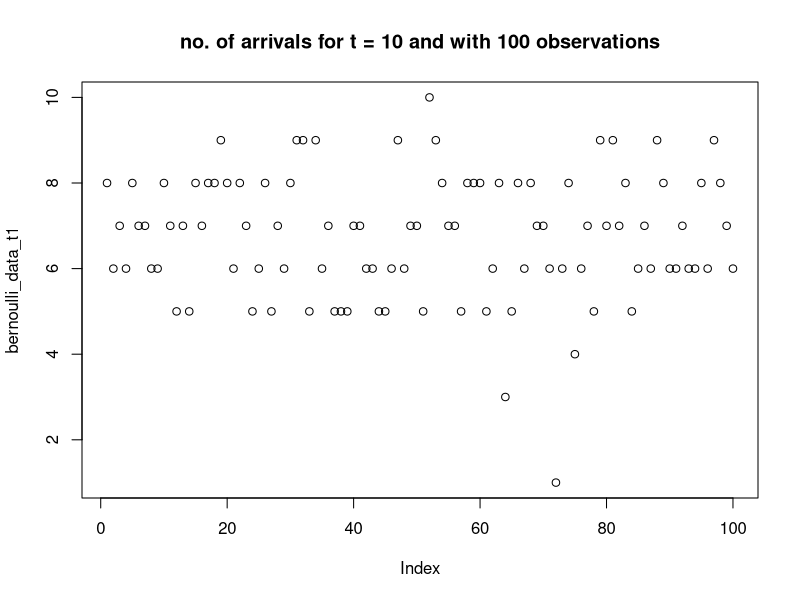
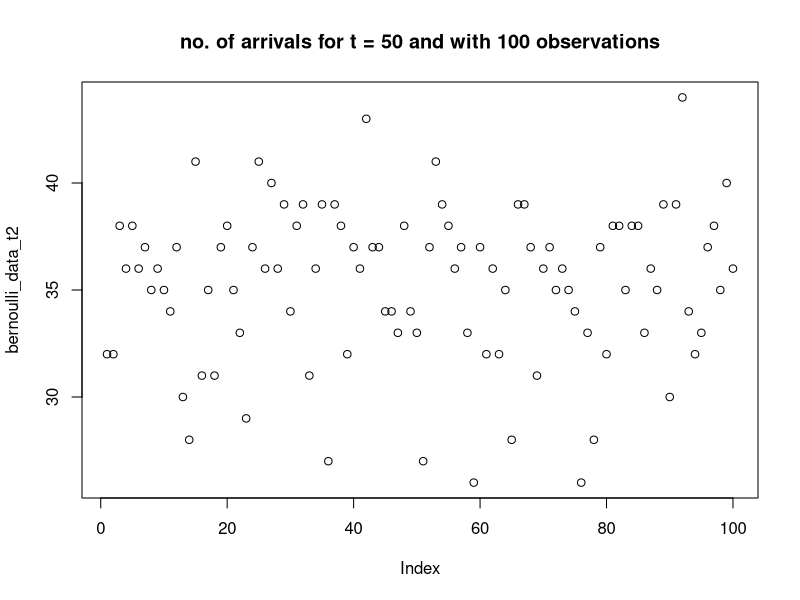
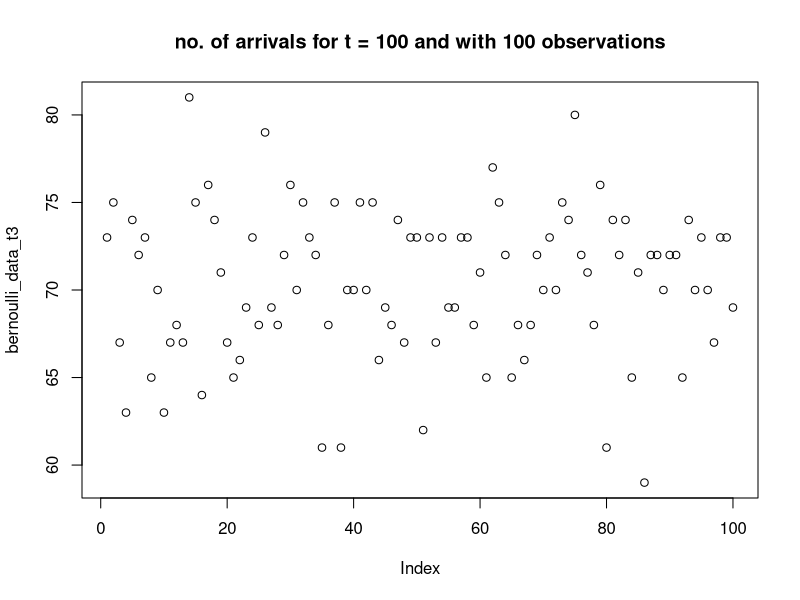
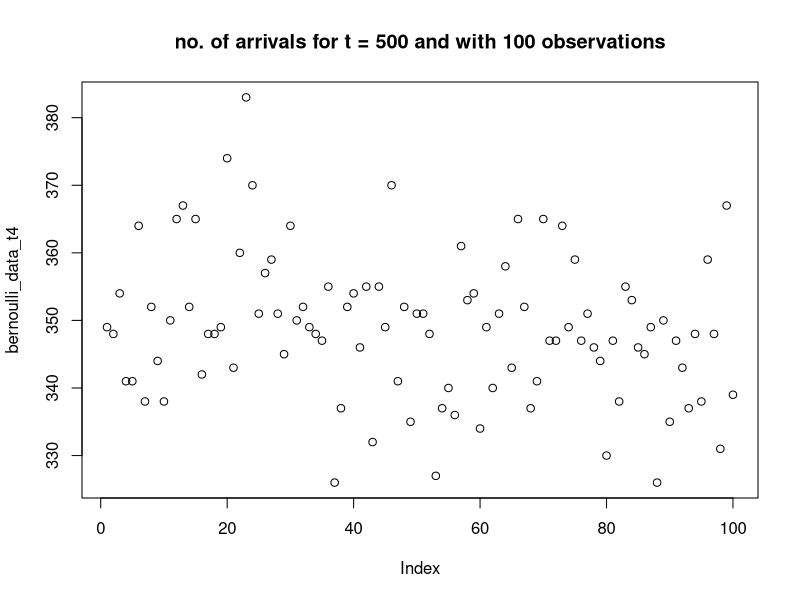
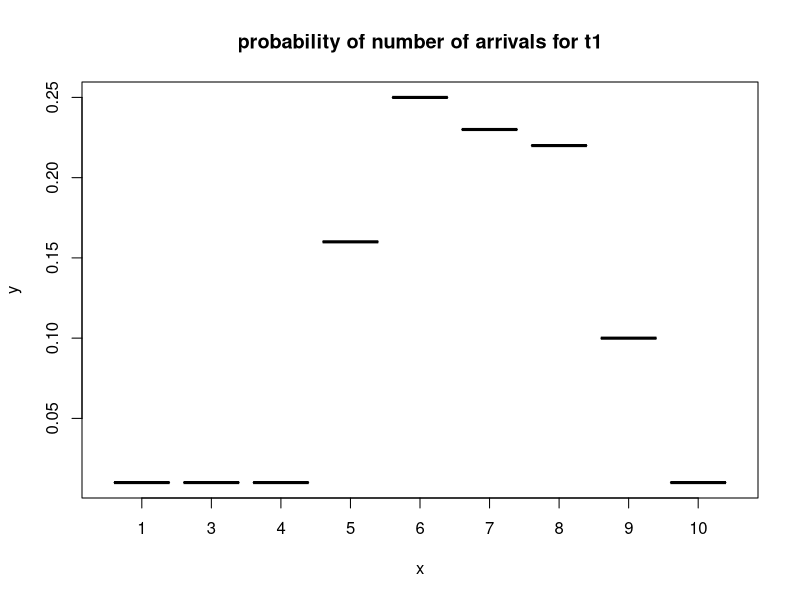
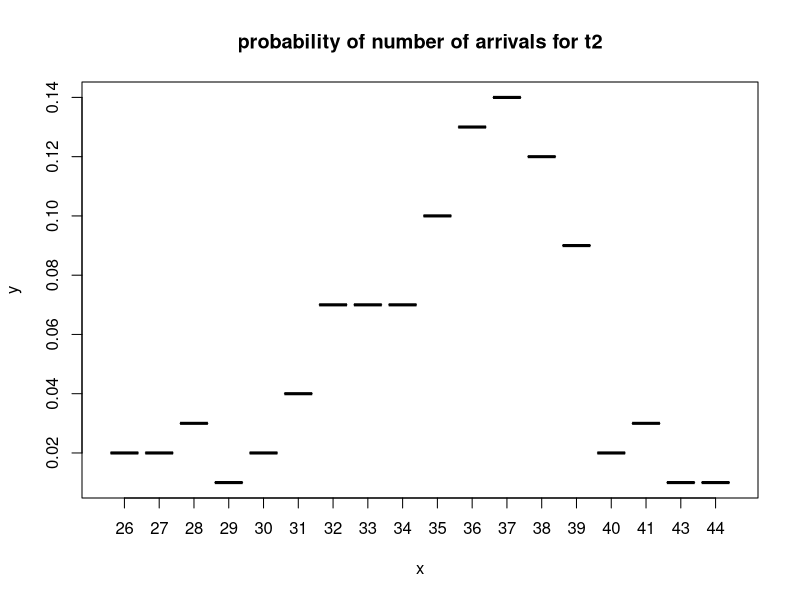
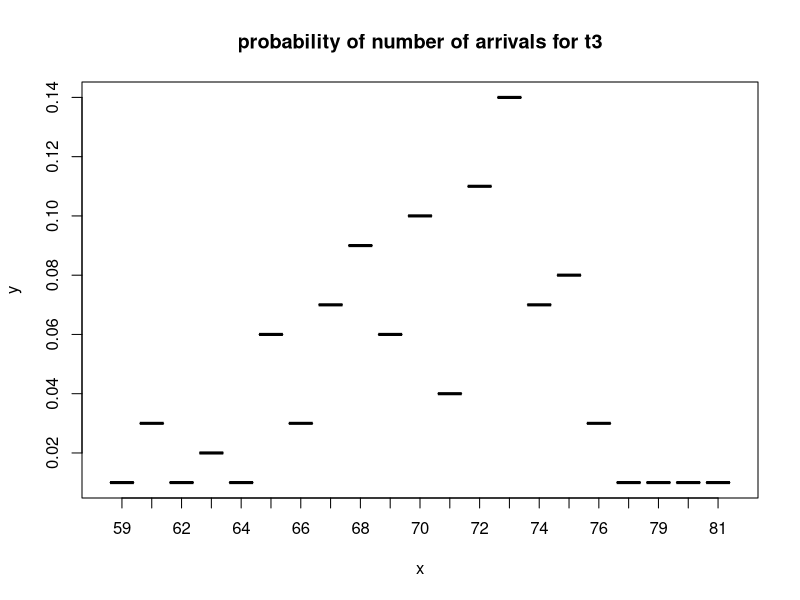
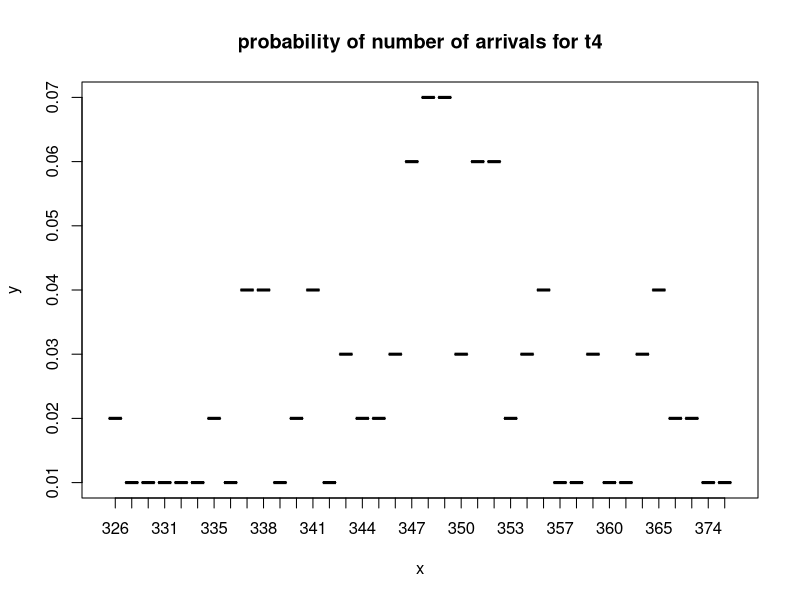

The R script that drew these images, in order:
p= 0.7
t1 = 10
t2 = 50
t3 = 100
t4 = 500

#part a
bernoulli_data_t1 = rbinom(n = 100, size = t1, p)
plot(bernoulli_data_t1, main = "no. of arrivals for t = 10 and with 100 observations")
bernoulli_data_t2 = rbinom(n = 100, size = t2, p)
plot(bernoulli_data_t2, main = "no. of arrivals for t = 50 and with 100 observations")
bernoulli_data_t3 = rbinom(n = 100, size = t3, p)
plot(bernoulli_data_t3, main = "no. of arrivals for t = 100 and with 100 observations")
bernoulli_data_t4 = rbinom(n = 100, size = t4, p)
plot(bernoulli_data_t4, main = "no. of arrivals for t = 500 and with 100 observations")

#part b

# density_t1 = density(bernoulli_data_t1)
# plot(density_t1)
# density_t2 = density(bernoulli_data_t2)
# plot(density_t2)


data_frame1 = as.data.frame(table(bernoulli_data_t1))
x_axis1 = data_frame1[1:nrow(data_frame1), 1]
y_axis1 = data_frame1[1:nrow(data_frame1), 2]/100
plot(x_axis1, y_axis1, main = "probability of number of arrivals for t1")

data_frame2 = as.data.frame(table(bernoulli_data_t2))
x_axis2 = data_frame2[1:nrow(data_frame2), 1]
y_axis2 = data_frame2[1:nrow(data_frame2), 2]/100
plot(x_axis2, y_axis2, main = "probability of number of arrivals for t2")

data_frame3 = as.data.frame(table(bernoulli_data_t3))
x_axis3 = data_frame3[1:nrow(data_frame3), 1]
y_axis3 = data_frame3[1:nrow(data_frame3), 2]/100
plot(x_axis3, y_axis3, main = "probability of number of arrivals for t3")

data_frame4 = as.data.frame(table(bernoulli_data_t4))
x_axis4 = data_frame4[1:nrow(data_frame4), 1]
y_axis4 = data_frame4[1:nrow(data_frame4), 2]/100
plot(x_axis4, y_axis4, main = "probability of number of arrivals for t4")

#questionc

plot(ecdf(bernoulli_data_t1))
plot(ecdf(bernoulli_data_t2))
plot(ecdf(bernoulli_data_t3))
plot(ecdf(bernoulli_data_t4))

#questiond

bernoulli_data_d = rbinom(n = 100, size = 100, 0.1)
plot(bernoulli_data_d, main = "no. of arrivals for t = 100 and with 100 observations with probability 0.1")
data_frame_d = as.data.frame(table(bernoulli_data_d))
x_axisd = data_frame4[1:nrow(data_frame_d), 1]
y_axisd = data_frame4[1:nrow(data_frame_d), 2]/100

plot(x_axisd, y_axisd, main = "probability of number of arrivals for question d")
plot(ecdf(bernoulli_data_d))
plot(density(bernoulli_data_d), main = "question d")
#question e
t_e = 100
geometric_data = rgeom(t_e, p)
plot(ecdf(geometric_data))

#alternates:
plot(density(bernoulli_data_t1), main = "question b t1")
plot(density(bernoulli_data_t2), main = "question b t2")
plot(density(bernoulli_data_t3), main = "question b t3")
plot(density(bernoulli_data_t4), main = "question b t4")